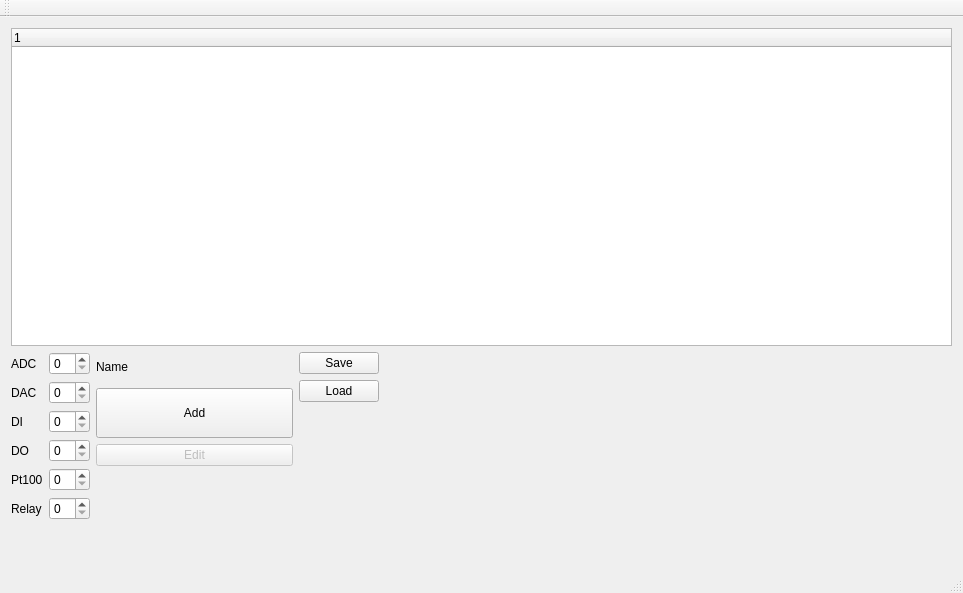
<?xml version="1.0" encoding="UTF-8"?>
<ui version="4.0">
 <class>MainWindow</class>
 <widget class="QMainWindow" name="MainWindow">
  <property name="geometry">
   <rect>
    <x>0</x>
    <y>0</y>
    <width>963</width>
    <height>593</height>
   </rect>
  </property>
  <property name="windowTitle">
   <string>MainWindow</string>
  </property>
  <widget class="QWidget" name="centralWidget">
   <layout class="QVBoxLayout" name="verticalLayout_4">
    <item>
     <widget class="QTreeWidget" name="treeWidget">
      <property name="sizePolicy">
       <sizepolicy hsizetype="Expanding" vsizetype="Expanding">
        <horstretch>0</horstretch>
        <verstretch>1</verstretch>
       </sizepolicy>
      </property>
      <column>
       <property name="text">
        <string notr="true">1</string>
       </property>
      </column>
     </widget>
    </item>
    <item>
     <layout class="QHBoxLayout" name="horizontalLayout_7">
      <item>
       <layout class="QVBoxLayout" name="verticalLayout">
        <item>
         <layout class="QHBoxLayout" name="horizontalLayout">
          <item>
           <widget class="QLabel" name="label">
            <property name="text">
             <string>ADC</string>
            </property>
           </widget>
          </item>
          <item>
           <widget class="QSpinBox" name="numADC"/>
          </item>
         </layout>
        </item>
        <item>
         <layout class="QHBoxLayout" name="horizontalLayout_2">
          <item>
           <widget class="QLabel" name="label_2">
            <property name="text">
             <string>DAC</string>
            </property>
           </widget>
          </item>
          <item>
           <widget class="QSpinBox" name="numDAC"/>
          </item>
         </layout>
        </item>
        <item>
         <layout class="QHBoxLayout" name="horizontalLayout_3">
          <item>
           <widget class="QLabel" name="label_3">
            <property name="text">
             <string>DI</string>
            </property>
           </widget>
          </item>
          <item>
           <widget class="QSpinBox" name="numDI"/>
          </item>
         </layout>
        </item>
        <item>
         <layout class="QHBoxLayout" name="horizontalLayout_4">
          <item>
           <widget class="QLabel" name="label_4">
            <property name="text">
             <string>DO</string>
            </property>
           </widget>
          </item>
          <item>
           <widget class="QSpinBox" name="numDO"/>
          </item>
         </layout>
        </item>
        <item>
         <layout class="QHBoxLayout" name="horizontalLayout_6">
          <item>
           <widget class="QLabel" name="label_6">
            <property name="text">
             <string>Pt100</string>
            </property>
           </widget>
          </item>
          <item>
           <widget class="QSpinBox" name="numPt100"/>
          </item>
         </layout>
        </item>
        <item>
         <layout class="QHBoxLayout" name="horizontalLayout_5">
          <item>
           <widget class="QLabel" name="label_5">
            <property name="text">
             <string>Relay</string>
            </property>
           </widget>
          </item>
          <item>
           <widget class="QSpinBox" name="numRelay"/>
          </item>
         </layout>
        </item>
        <item>
         <spacer name="verticalSpacer_3">
          <property name="orientation">
           <enum>Qt::Vertical</enum>
          </property>
          <property name="sizeHint" stdset="0">
           <size>
            <width>20</width>
            <height>40</height>
           </size>
          </property>
         </spacer>
        </item>
       </layout>
      </item>
      <item>
       <layout class="QVBoxLayout" name="verticalLayout_2">
        <item>
         <layout class="QHBoxLayout" name="horizontalLayout_8">
          <item>
           <widget class="QLabel" name="label_8">
            <property name="text">
             <string>Name</string>
            </property>
           </widget>
          </item>
          <item>
           <widget class="ExtendedQTextEdit" name="textName" native="true">
            <property name="sizePolicy">
             <sizepolicy hsizetype="Preferred" vsizetype="Preferred">
              <horstretch>1</horstretch>
              <verstretch>0</verstretch>
             </sizepolicy>
            </property>
            <property name="minimumSize">
             <size>
              <width>159</width>
              <height>30</height>
             </size>
            </property>
           </widget>
          </item>
         </layout>
        </item>
        <item>
         <widget class="QPushButton" name="btnAdd">
          <property name="minimumSize">
           <size>
            <width>0</width>
            <height>50</height>
           </size>
          </property>
          <property name="text">
           <string>Add</string>
          </property>
          <property name="checked">
           <bool>false</bool>
          </property>
         </widget>
        </item>
        <item>
         <widget class="QPushButton" name="btnEdit">
          <property name="enabled">
           <bool>false</bool>
          </property>
          <property name="text">
           <string>Edit</string>
          </property>
          <property name="default">
           <bool>false</bool>
          </property>
          <property name="flat">
           <bool>false</bool>
          </property>
         </widget>
        </item>
        <item>
         <spacer name="verticalSpacer_2">
          <property name="orientation">
           <enum>Qt::Vertical</enum>
          </property>
          <property name="sizeHint" stdset="0">
           <size>
            <width>20</width>
            <height>40</height>
           </size>
          </property>
         </spacer>
        </item>
       </layout>
      </item>
      <item>
       <layout class="QVBoxLayout" name="verticalLayout_3">
        <item>
         <widget class="QPushButton" name="btnSave">
          <property name="text">
           <string>Save</string>
          </property>
         </widget>
        </item>
        <item>
         <widget class="QPushButton" name="btnLoad">
          <property name="text">
           <string>Load</string>
          </property>
         </widget>
        </item>
        <item>
         <spacer name="verticalSpacer">
          <property name="orientation">
           <enum>Qt::Vertical</enum>
          </property>
          <property name="sizeHint" stdset="0">
           <size>
            <width>20</width>
            <height>40</height>
           </size>
          </property>
         </spacer>
        </item>
       </layout>
      </item>
      <item>
       <spacer name="horizontalSpacer">
        <property name="orientation">
         <enum>Qt::Horizontal</enum>
        </property>
        <property name="sizeHint" stdset="0">
         <size>
          <width>40</width>
          <height>20</height>
         </size>
        </property>
       </spacer>
      </item>
     </layout>
    </item>
   </layout>
  </widget>
  <widget class="QMenuBar" name="menuBar">
   <property name="geometry">
    <rect>
     <x>0</x>
     <y>0</y>
     <width>963</width>
     <height>21</height>
    </rect>
   </property>
  </widget>
  <widget class="QToolBar" name="mainToolBar">
   <attribute name="toolBarArea">
    <enum>TopToolBarArea</enum>
   </attribute>
   <attribute name="toolBarBreak">
    <bool>false</bool>
   </attribute>
  </widget>
  <widget class="QStatusBar" name="statusBar"/>
 </widget>
 <layoutdefault spacing="6" margin="11"/>
 <customwidgets>
  <customwidget>
   <class>ExtendedQTextEdit</class>
   <extends>QWidget</extends>
   <header>extendedqtextedit.h</header>
   <container>1</container>
  </customwidget>
 </customwidgets>
 <resources/>
 <connections/>
</ui>
